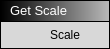
<?xml version="1.0" encoding="UTF-8"?>
<ui version="4.0">
 <class>GetScaleBlock</class>
 <widget class="QWidget" name="GetScaleBlock">
  <property name="geometry">
   <rect>
    <x>0</x>
    <y>0</y>
    <width>110</width>
    <height>49</height>
   </rect>
  </property>
  <property name="windowTitle">
   <string>Form</string>
  </property>
  <layout class="QHBoxLayout" name="horizontalLayout">
   <property name="leftMargin">
    <number>0</number>
   </property>
   <property name="topMargin">
    <number>0</number>
   </property>
   <property name="rightMargin">
    <number>0</number>
   </property>
   <property name="bottomMargin">
    <number>0</number>
   </property>
   <item>
    <widget class="QWidget" name="Holder" native="true">
     <property name="styleSheet">
      <string notr="true">QWidget#Holder { background-color: rgb(0, 0, 0); }</string>
     </property>
     <layout class="QVBoxLayout" name="verticalLayout_4">
      <property name="spacing">
       <number>1</number>
      </property>
      <property name="leftMargin">
       <number>1</number>
      </property>
      <property name="topMargin">
       <number>1</number>
      </property>
      <property name="rightMargin">
       <number>1</number>
      </property>
      <property name="bottomMargin">
       <number>1</number>
      </property>
      <item>
       <widget class="QWidget" name="Header" native="true">
        <property name="minimumSize">
         <size>
          <width>0</width>
          <height>20</height>
         </size>
        </property>
        <property name="maximumSize">
         <size>
          <width>16777215</width>
          <height>28</height>
         </size>
        </property>
        <property name="styleSheet">
         <string notr="true">background-color: qlineargradient(spread:pad, x1:0, y1:0, x2:1, y2:0, stop:0 rgba(0, 0, 0, 255), stop:1 rgba(184, 184, 184, 255));</string>
        </property>
        <layout class="QVBoxLayout" name="verticalLayout_5">
         <property name="spacing">
          <number>6</number>
         </property>
         <property name="leftMargin">
          <number>9</number>
         </property>
         <property name="topMargin">
          <number>0</number>
         </property>
         <property name="rightMargin">
          <number>9</number>
         </property>
         <property name="bottomMargin">
          <number>0</number>
         </property>
         <item>
          <widget class="QLabel" name="label">
           <property name="sizePolicy">
            <sizepolicy hsizetype="Maximum" vsizetype="Preferred">
             <horstretch>0</horstretch>
             <verstretch>0</verstretch>
            </sizepolicy>
           </property>
           <property name="maximumSize">
            <size>
             <width>16777215</width>
             <height>16777215</height>
            </size>
           </property>
           <property name="styleSheet">
            <string notr="true">background-color: rgba(255, 255, 255, 0);</string>
           </property>
           <property name="text">
            <string>&lt;html&gt;&lt;head/&gt;&lt;body&gt;&lt;p&gt;&lt;span style=&quot; font-size:10pt; color:#ffffff;&quot;&gt;Get Scale&lt;/span&gt;&lt;/p&gt;&lt;/body&gt;&lt;/html&gt;</string>
           </property>
          </widget>
         </item>
        </layout>
       </widget>
      </item>
      <item>
       <widget class="QWidget" name="widget" native="true">
        <property name="styleSheet">
         <string notr="true">background-color: rgb(216, 216, 216);</string>
        </property>
        <layout class="QHBoxLayout" name="horizontalLayout_2">
         <property name="spacing">
          <number>4</number>
         </property>
         <property name="leftMargin">
          <number>9</number>
         </property>
         <property name="topMargin">
          <number>3</number>
         </property>
         <property name="rightMargin">
          <number>9</number>
         </property>
         <property name="bottomMargin">
          <number>3</number>
         </property>
         <item>
          <spacer name="horizontalSpacer">
           <property name="orientation">
            <enum>Qt::Horizontal</enum>
           </property>
           <property name="sizeHint" stdset="0">
            <size>
             <width>40</width>
             <height>20</height>
            </size>
           </property>
          </spacer>
         </item>
         <item>
          <widget class="QLabel" name="label_2">
           <property name="text">
            <string>Scale</string>
           </property>
          </widget>
         </item>
         <item>
          <widget class="QWidget" name="OutNodes" native="true">
           <property name="layoutDirection">
            <enum>Qt::RightToLeft</enum>
           </property>
           <layout class="QVBoxLayout" name="verticalLayout_3">
            <property name="leftMargin">
             <number>0</number>
            </property>
            <property name="topMargin">
             <number>0</number>
            </property>
            <property name="rightMargin">
             <number>0</number>
            </property>
            <property name="bottomMargin">
             <number>0</number>
            </property>
            <item>
             <widget class="ConnectorOut" name="Node_3" native="true">
              <property name="sizePolicy">
               <sizepolicy hsizetype="Preferred" vsizetype="Preferred">
                <horstretch>0</horstretch>
                <verstretch>0</verstretch>
               </sizepolicy>
              </property>
              <property name="minimumSize">
               <size>
                <width>16</width>
                <height>16</height>
               </size>
              </property>
              <property name="maximumSize">
               <size>
                <width>16</width>
                <height>16</height>
               </size>
              </property>
              <property name="styleSheet">
               <string notr="true"/>
              </property>
             </widget>
            </item>
           </layout>
          </widget>
         </item>
        </layout>
       </widget>
      </item>
     </layout>
    </widget>
   </item>
  </layout>
 </widget>
 <customwidgets>
  <customwidget>
   <class>ConnectorOut</class>
   <extends>QWidget</extends>
   <header>connectorout.h</header>
   <container>1</container>
  </customwidget>
 </customwidgets>
 <resources/>
 <connections/>
</ui>
